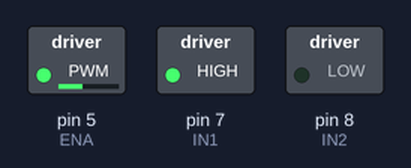
Simulated run of this sketch. Board: Arduino Uno, built with avr-gcc and run on an emulated ATmega328P. On the bench: switched loads named in the sketch (green lamp = pin HIGH).

Above: at 0.1 s.
Timing chart, 0 to 1.6 s (numbered marks = the images above):
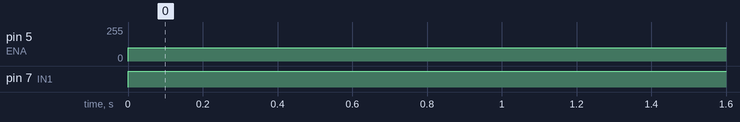

Measured:
- by itself, pin 5 (ENA): 0/255 → 100/255 at 0.00 s
- by itself, pin 7 (IN1): LOW → HIGH at 0.00 s

The sketch:

TestMotor.ino
```cpp
#define IN1 7
#define IN2 8
#define ENA 5

void setup() {
  // put your setup code here, to run once:
  pinMode(IN1,OUTPUT);
  pinMode(IN2,OUTPUT);
  pinMode(ENA,OUTPUT);

}

void loop() {
  // put your main code here, to run repeatedly:
  digitalWrite(IN1,HIGH);
  digitalWrite(IN2,LOW);
  analogWrite(ENA,100); //1 byte value 0 - 255 dec  0x00 - 0xFF HEX
}
```
